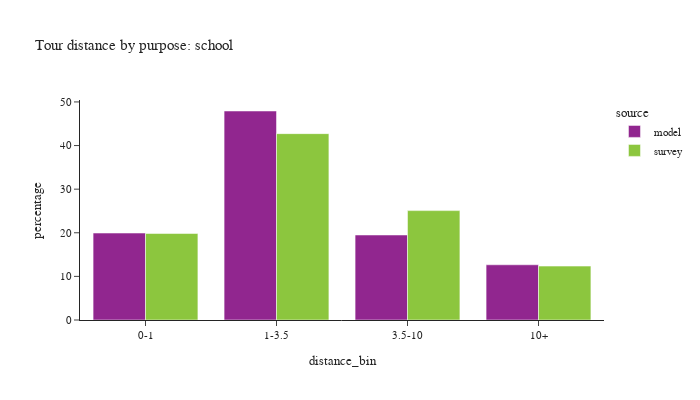

Write notebook code for a chart like this one.
### Code cell
plot_bins(tour, tour['pdpurp'] == 2, 'school')

### Figure 1 — Plotly figure (JSON) as saved in the notebook; plotly's stock layout.template omitted (floating-point values rounded to 4 significant figures)
{"data": [{"alignmentgroup": "True", "customdata": [[148600], [357225], [145259], [94363]], "hovertemplate": "source=model<br>distance_bin=%{x}<br>percentage=%{y}<br>sample count=%{customdata[0]}<extra></extra>", "legendgroup": "model", "marker": {"color": "#91268F", "pattern": {"shape": ""}}, "name": "model", "offsetgroup": "model", "orientation": "v", "showlegend": true, "textposition": "auto", "type": "bar", "x": ["0-1", "1-3.5", "3.5-10", "10+"], "xaxis": "x", "y": [19.93, 47.92, 19.49, 12.66], "yaxis": "y"}, {"alignmentgroup": "True", "customdata": [[172], [284], [138], [60]], "hovertemplate": "source=survey<br>distance_bin=%{x}<br>percentage=%{y}<br>sample count=%{customdata[0]}<extra></extra>", "legendgroup": "survey", "marker": {"color": "#8CC63E", "pattern": {"shape": ""}}, "name": "survey", "offsetgroup": "survey", "orientation": "v", "showlegend": true, "textposition": "auto", "type": "bar", "x": ["0-1", "1-3.5", "3.5-10", "10+"], "xaxis": "x", "y": [19.83, 42.73, 25.08, 12.36], "yaxis": "y"}], "layout": {"barmode": "group", "font": {"size": 11}, "height": 400, "legend": {"title": {"text": "source"}, "tracegroupgap": 0}, "title": {"text": "Tour distance by purpose: school"}, "width": 700, "xaxis": {"anchor": "y", "domain": [0.0, 1.0], "title": {"text": "distance_bin"}}, "yaxis": {"anchor": "x", "domain": [0.0, 1.0], "title": {"text": "percentage"}}}}
